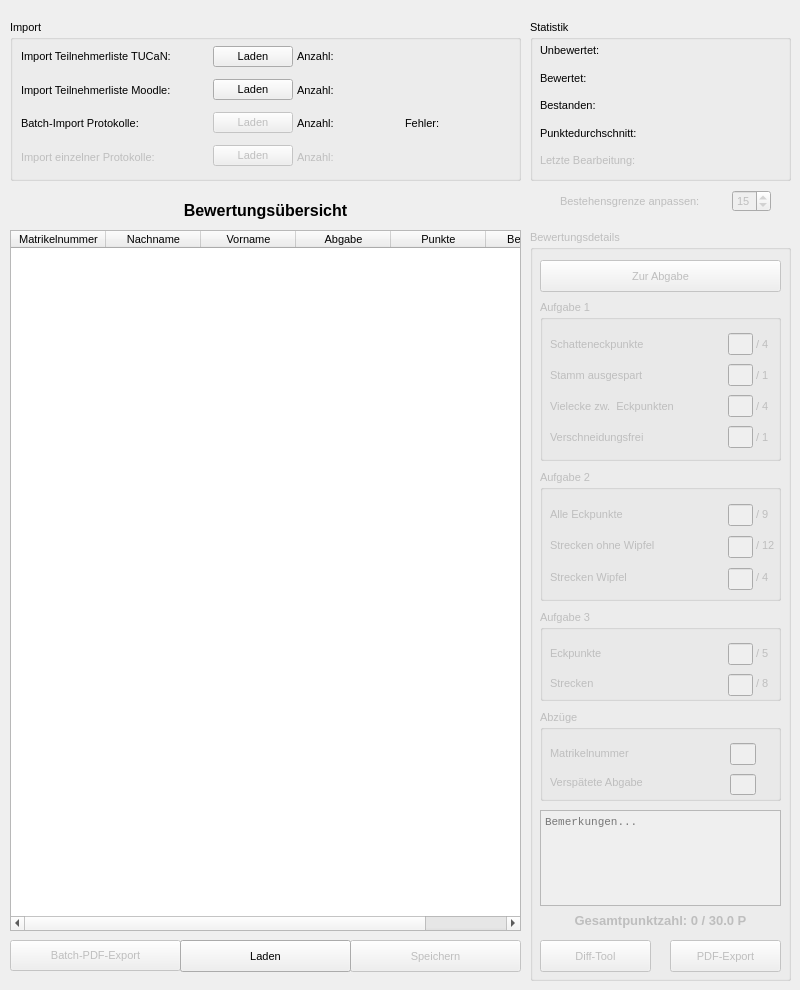
<?xml version="1.0" encoding="UTF-8"?>
<ui version="4.0">
 <class>MainWindow</class>
 <widget class="QMainWindow" name="MainWindow">
  <property name="geometry">
   <rect>
    <x>0</x>
    <y>0</y>
    <width>800</width>
    <height>990</height>
   </rect>
  </property>
  <property name="sizePolicy">
   <sizepolicy hsizetype="Preferred" vsizetype="Preferred">
    <horstretch>0</horstretch>
    <verstretch>0</verstretch>
   </sizepolicy>
  </property>
  <property name="windowTitle">
   <string>GMV-Testat</string>
  </property>
  <property name="windowIcon">
   <iconset>
    <normaloff>../Sonstige Dateien/iib_logo-2.ico</normaloff>../Sonstige Dateien/iib_logo-2.ico</iconset>
  </property>
  <widget class="QWidget" name="centralwidget">
   <widget class="QTableWidget" name="BewertungsUebersicht_table">
    <property name="geometry">
     <rect>
      <x>10</x>
      <y>230</y>
      <width>511</width>
      <height>701</height>
     </rect>
    </property>
    <property name="font">
     <font>
      <pointsize>8</pointsize>
     </font>
    </property>
    <property name="selectionBehavior">
     <enum>QAbstractItemView::SelectRows</enum>
    </property>
    <property name="sortingEnabled">
     <bool>false</bool>
    </property>
    <property name="columnCount">
     <number>6</number>
    </property>
    <attribute name="horizontalHeaderCascadingSectionResizes">
     <bool>false</bool>
    </attribute>
    <attribute name="horizontalHeaderDefaultSectionSize">
     <number>95</number>
    </attribute>
    <attribute name="horizontalHeaderMinimumSectionSize">
     <number>50</number>
    </attribute>
    <attribute name="horizontalHeaderStretchLastSection">
     <bool>false</bool>
    </attribute>
    <attribute name="verticalHeaderVisible">
     <bool>false</bool>
    </attribute>
    <column>
     <property name="text">
      <string>Matrikelnummer</string>
     </property>
    </column>
    <column>
     <property name="text">
      <string>Nachname</string>
     </property>
    </column>
    <column>
     <property name="text">
      <string>Vorname</string>
     </property>
    </column>
    <column>
     <property name="text">
      <string>Abgabe</string>
     </property>
    </column>
    <column>
     <property name="text">
      <string>Punkte</string>
     </property>
    </column>
    <column>
     <property name="text">
      <string>Bestanden</string>
     </property>
    </column>
   </widget>
   <widget class="QPushButton" name="batchPDF_btn">
    <property name="enabled">
     <bool>false</bool>
    </property>
    <property name="geometry">
     <rect>
      <x>10</x>
      <y>940</y>
      <width>171</width>
      <height>31</height>
     </rect>
    </property>
    <property name="font">
     <font>
      <pointsize>8</pointsize>
     </font>
    </property>
    <property name="text">
     <string>Batch-PDF-Export</string>
    </property>
   </widget>
   <widget class="QPushButton" name="Speichern_btn">
    <property name="enabled">
     <bool>false</bool>
    </property>
    <property name="geometry">
     <rect>
      <x>350</x>
      <y>940</y>
      <width>171</width>
      <height>32</height>
     </rect>
    </property>
    <property name="font">
     <font>
      <pointsize>8</pointsize>
     </font>
    </property>
    <property name="text">
     <string>Speichern</string>
    </property>
   </widget>
   <widget class="QPushButton" name="Laden_btn">
    <property name="geometry">
     <rect>
      <x>180</x>
      <y>940</y>
      <width>171</width>
      <height>32</height>
     </rect>
    </property>
    <property name="font">
     <font>
      <pointsize>8</pointsize>
     </font>
    </property>
    <property name="text">
     <string>Laden</string>
    </property>
   </widget>
   <widget class="QGroupBox" name="bewertungsdetails_groupBox">
    <property name="enabled">
     <bool>false</bool>
    </property>
    <property name="geometry">
     <rect>
      <x>530</x>
      <y>230</y>
      <width>261</width>
      <height>751</height>
     </rect>
    </property>
    <property name="font">
     <font>
      <pointsize>8</pointsize>
     </font>
    </property>
    <property name="title">
     <string>Bewertungsdetails</string>
    </property>
    <widget class="QPushButton" name="zurAbgabe_btn">
     <property name="geometry">
      <rect>
       <x>10</x>
       <y>30</y>
       <width>241</width>
       <height>32</height>
      </rect>
     </property>
     <property name="font">
      <font>
       <pointsize>8</pointsize>
      </font>
     </property>
     <property name="text">
      <string>Zur Abgabe</string>
     </property>
    </widget>
    <widget class="QLabel" name="gesamtpunktzahl_label">
     <property name="geometry">
      <rect>
       <x>10</x>
       <y>680</y>
       <width>241</width>
       <height>20</height>
      </rect>
     </property>
     <property name="font">
      <font>
       <pointsize>10</pointsize>
       <weight>75</weight>
       <bold>true</bold>
      </font>
     </property>
     <property name="text">
      <string>Gesamtpunktzahl: 0 / 30.0 P</string>
     </property>
     <property name="textFormat">
      <enum>Qt::PlainText</enum>
     </property>
     <property name="alignment">
      <set>Qt::AlignCenter</set>
     </property>
    </widget>
    <widget class="QPushButton" name="pdfExport_btn">
     <property name="geometry">
      <rect>
       <x>140</x>
       <y>710</y>
       <width>111</width>
       <height>32</height>
      </rect>
     </property>
     <property name="font">
      <font>
       <pointsize>8</pointsize>
      </font>
     </property>
     <property name="text">
      <string>PDF-Export</string>
     </property>
    </widget>
    <widget class="QGroupBox" name="groupBox_2">
     <property name="geometry">
      <rect>
       <x>10</x>
       <y>70</y>
       <width>241</width>
       <height>161</height>
      </rect>
     </property>
     <property name="font">
      <font>
       <pointsize>8</pointsize>
      </font>
     </property>
     <property name="title">
      <string>Aufgabe 1</string>
     </property>
     <widget class="QWidget" name="layoutWidget">
      <property name="geometry">
       <rect>
        <x>10</x>
        <y>30</y>
        <width>231</width>
        <height>121</height>
       </rect>
      </property>
      <layout class="QHBoxLayout" name="horizontalLayout_3" stretch="7,1,1">
       <property name="spacing">
        <number>3</number>
       </property>
       <item>
        <layout class="QVBoxLayout" name="verticalLayout_5">
         <item>
          <widget class="QLabel" name="label_15">
           <property name="font">
            <font>
             <pointsize>8</pointsize>
            </font>
           </property>
           <property name="text">
            <string>Schatteneckpunkte</string>
           </property>
          </widget>
         </item>
         <item>
          <widget class="QLabel" name="label_16">
           <property name="font">
            <font>
             <pointsize>8</pointsize>
            </font>
           </property>
           <property name="text">
            <string>Stamm ausgespart</string>
           </property>
          </widget>
         </item>
         <item>
          <widget class="QLabel" name="label_17">
           <property name="font">
            <font>
             <pointsize>8</pointsize>
            </font>
           </property>
           <property name="text">
            <string>Vielecke zw.  Eckpunkten</string>
           </property>
          </widget>
         </item>
         <item>
          <widget class="QLabel" name="label_11">
           <property name="font">
            <font>
             <pointsize>8</pointsize>
            </font>
           </property>
           <property name="text">
            <string>Verschneidungsfrei</string>
           </property>
          </widget>
         </item>
        </layout>
       </item>
       <item>
        <layout class="QVBoxLayout" name="verticalLayout_6">
         <property name="spacing">
          <number>9</number>
         </property>
         <property name="leftMargin">
          <number>0</number>
         </property>
         <property name="topMargin">
          <number>3</number>
         </property>
         <property name="bottomMargin">
          <number>0</number>
         </property>
         <item>
          <widget class="QLineEdit" name="krit1_lineEdit">
           <property name="font">
            <font>
             <pointsize>8</pointsize>
            </font>
           </property>
           <property name="alignment">
            <set>Qt::AlignRight|Qt::AlignTrailing|Qt::AlignVCenter</set>
           </property>
          </widget>
         </item>
         <item>
          <widget class="QLineEdit" name="krit2_lineEdit">
           <property name="font">
            <font>
             <pointsize>8</pointsize>
            </font>
           </property>
           <property name="alignment">
            <set>Qt::AlignRight|Qt::AlignTrailing|Qt::AlignVCenter</set>
           </property>
          </widget>
         </item>
         <item>
          <widget class="QLineEdit" name="krit3_lineEdit">
           <property name="font">
            <font>
             <pointsize>8</pointsize>
            </font>
           </property>
           <property name="alignment">
            <set>Qt::AlignRight|Qt::AlignTrailing|Qt::AlignVCenter</set>
           </property>
          </widget>
         </item>
         <item>
          <widget class="QLineEdit" name="krit4_lineEdit">
           <property name="font">
            <font>
             <pointsize>8</pointsize>
            </font>
           </property>
           <property name="alignment">
            <set>Qt::AlignRight|Qt::AlignTrailing|Qt::AlignVCenter</set>
           </property>
          </widget>
         </item>
        </layout>
       </item>
       <item>
        <layout class="QVBoxLayout" name="verticalLayout_7">
         <item>
          <widget class="QLabel" name="label_18">
           <property name="font">
            <font>
             <pointsize>8</pointsize>
            </font>
           </property>
           <property name="text">
            <string>/ 4 </string>
           </property>
          </widget>
         </item>
         <item>
          <widget class="QLabel" name="label_19">
           <property name="font">
            <font>
             <pointsize>8</pointsize>
            </font>
           </property>
           <property name="text">
            <string>/ 1</string>
           </property>
          </widget>
         </item>
         <item>
          <widget class="QLabel" name="label_20">
           <property name="font">
            <font>
             <pointsize>8</pointsize>
            </font>
           </property>
           <property name="text">
            <string>/ 4</string>
           </property>
          </widget>
         </item>
         <item>
          <widget class="QLabel" name="label_21">
           <property name="font">
            <font>
             <pointsize>8</pointsize>
            </font>
           </property>
           <property name="text">
            <string>/ 1</string>
           </property>
          </widget>
         </item>
        </layout>
       </item>
      </layout>
     </widget>
    </widget>
    <widget class="QGroupBox" name="groupBox_3">
     <property name="geometry">
      <rect>
       <x>10</x>
       <y>240</y>
       <width>241</width>
       <height>131</height>
      </rect>
     </property>
     <property name="font">
      <font>
       <pointsize>8</pointsize>
      </font>
     </property>
     <property name="title">
      <string>Aufgabe 2</string>
     </property>
     <widget class="QWidget" name="layoutWidget_2">
      <property name="geometry">
       <rect>
        <x>10</x>
        <y>30</y>
        <width>231</width>
        <height>91</height>
       </rect>
      </property>
      <layout class="QHBoxLayout" name="horizontalLayout_4" stretch="7,1,1">
       <property name="spacing">
        <number>3</number>
       </property>
       <item>
        <layout class="QVBoxLayout" name="verticalLayout_8">
         <item>
          <widget class="QLabel" name="label_22">
           <property name="font">
            <font>
             <pointsize>8</pointsize>
            </font>
           </property>
           <property name="text">
            <string>Alle Eckpunkte</string>
           </property>
          </widget>
         </item>
         <item>
          <widget class="QLabel" name="label_23">
           <property name="font">
            <font>
             <pointsize>8</pointsize>
            </font>
           </property>
           <property name="text">
            <string>Strecken ohne Wipfel     </string>
           </property>
          </widget>
         </item>
         <item>
          <widget class="QLabel" name="label_24">
           <property name="font">
            <font>
             <pointsize>8</pointsize>
            </font>
           </property>
           <property name="text">
            <string>Strecken Wipfel</string>
           </property>
          </widget>
         </item>
        </layout>
       </item>
       <item>
        <layout class="QVBoxLayout" name="verticalLayout_9">
         <property name="spacing">
          <number>9</number>
         </property>
         <property name="topMargin">
          <number>3</number>
         </property>
         <item>
          <widget class="QLineEdit" name="krit5_lineEdit">
           <property name="font">
            <font>
             <pointsize>8</pointsize>
            </font>
           </property>
           <property name="alignment">
            <set>Qt::AlignRight|Qt::AlignTrailing|Qt::AlignVCenter</set>
           </property>
          </widget>
         </item>
         <item>
          <widget class="QLineEdit" name="krit6_lineEdit">
           <property name="font">
            <font>
             <pointsize>8</pointsize>
            </font>
           </property>
           <property name="alignment">
            <set>Qt::AlignRight|Qt::AlignTrailing|Qt::AlignVCenter</set>
           </property>
          </widget>
         </item>
         <item>
          <widget class="QLineEdit" name="krit7_lineEdit">
           <property name="font">
            <font>
             <pointsize>8</pointsize>
            </font>
           </property>
           <property name="alignment">
            <set>Qt::AlignRight|Qt::AlignTrailing|Qt::AlignVCenter</set>
           </property>
          </widget>
         </item>
        </layout>
       </item>
       <item>
        <layout class="QVBoxLayout" name="verticalLayout_10">
         <item>
          <widget class="QLabel" name="label_25">
           <property name="font">
            <font>
             <pointsize>8</pointsize>
            </font>
           </property>
           <property name="text">
            <string>/ 9</string>
           </property>
          </widget>
         </item>
         <item>
          <widget class="QLabel" name="label_26">
           <property name="font">
            <font>
             <pointsize>8</pointsize>
            </font>
           </property>
           <property name="text">
            <string>/ 12</string>
           </property>
          </widget>
         </item>
         <item>
          <widget class="QLabel" name="label_27">
           <property name="font">
            <font>
             <pointsize>8</pointsize>
            </font>
           </property>
           <property name="text">
            <string>/ 4</string>
           </property>
          </widget>
         </item>
        </layout>
       </item>
      </layout>
     </widget>
    </widget>
    <widget class="QGroupBox" name="groupBox_4">
     <property name="geometry">
      <rect>
       <x>10</x>
       <y>380</y>
       <width>241</width>
       <height>91</height>
      </rect>
     </property>
     <property name="font">
      <font>
       <pointsize>8</pointsize>
      </font>
     </property>
     <property name="title">
      <string>Aufgabe 3</string>
     </property>
     <widget class="QWidget" name="layoutWidget_3">
      <property name="geometry">
       <rect>
        <x>10</x>
        <y>30</y>
        <width>231</width>
        <height>56</height>
       </rect>
      </property>
      <layout class="QHBoxLayout" name="horizontalLayout_5" stretch="7,1,1">
       <property name="spacing">
        <number>3</number>
       </property>
       <item>
        <layout class="QVBoxLayout" name="verticalLayout_11">
         <item>
          <widget class="QLabel" name="label_29">
           <property name="font">
            <font>
             <pointsize>8</pointsize>
            </font>
           </property>
           <property name="text">
            <string>Eckpunkte                        </string>
           </property>
          </widget>
         </item>
         <item>
          <widget class="QLabel" name="label_30">
           <property name="font">
            <font>
             <pointsize>8</pointsize>
            </font>
           </property>
           <property name="text">
            <string>Strecken</string>
           </property>
          </widget>
         </item>
        </layout>
       </item>
       <item>
        <layout class="QVBoxLayout" name="verticalLayout_12">
         <property name="spacing">
          <number>9</number>
         </property>
         <property name="topMargin">
          <number>3</number>
         </property>
         <item>
          <widget class="QLineEdit" name="krit8_lineEdit">
           <property name="font">
            <font>
             <pointsize>8</pointsize>
            </font>
           </property>
           <property name="alignment">
            <set>Qt::AlignRight|Qt::AlignTrailing|Qt::AlignVCenter</set>
           </property>
          </widget>
         </item>
         <item>
          <widget class="QLineEdit" name="krit9_lineEdit">
           <property name="font">
            <font>
             <pointsize>8</pointsize>
            </font>
           </property>
           <property name="alignment">
            <set>Qt::AlignRight|Qt::AlignTrailing|Qt::AlignVCenter</set>
           </property>
          </widget>
         </item>
        </layout>
       </item>
       <item>
        <layout class="QVBoxLayout" name="verticalLayout_13">
         <item>
          <widget class="QLabel" name="label_33">
           <property name="font">
            <font>
             <pointsize>8</pointsize>
            </font>
           </property>
           <property name="text">
            <string>/ 5 </string>
           </property>
          </widget>
         </item>
         <item>
          <widget class="QLabel" name="label_34">
           <property name="font">
            <font>
             <pointsize>8</pointsize>
            </font>
           </property>
           <property name="text">
            <string>/ 8</string>
           </property>
          </widget>
         </item>
        </layout>
       </item>
      </layout>
     </widget>
    </widget>
    <widget class="QGroupBox" name="groupBox_5">
     <property name="geometry">
      <rect>
       <x>10</x>
       <y>480</y>
       <width>241</width>
       <height>91</height>
      </rect>
     </property>
     <property name="font">
      <font>
       <pointsize>8</pointsize>
      </font>
     </property>
     <property name="title">
      <string>Abzüge</string>
     </property>
     <widget class="QWidget" name="">
      <property name="geometry">
       <rect>
        <x>10</x>
        <y>30</y>
        <width>234</width>
        <height>55</height>
       </rect>
      </property>
      <layout class="QHBoxLayout" name="horizontalLayout_2" stretch="7,1,1">
       <property name="spacing">
        <number>3</number>
       </property>
       <item>
        <layout class="QVBoxLayout" name="verticalLayout_14">
         <item>
          <widget class="QLabel" name="label_31">
           <property name="font">
            <font>
             <pointsize>8</pointsize>
            </font>
           </property>
           <property name="text">
            <string>Matrikelnummer</string>
           </property>
          </widget>
         </item>
         <item>
          <widget class="QLabel" name="label_32">
           <property name="font">
            <font>
             <pointsize>8</pointsize>
            </font>
           </property>
           <property name="text">
            <string>Verspätete Abgabe                  </string>
           </property>
          </widget>
         </item>
        </layout>
       </item>
       <item>
        <layout class="QVBoxLayout" name="verticalLayout_15">
         <property name="spacing">
          <number>9</number>
         </property>
         <property name="topMargin">
          <number>3</number>
         </property>
         <item>
          <widget class="QLineEdit" name="abzug1_lineEdit">
           <property name="font">
            <font>
             <pointsize>8</pointsize>
            </font>
           </property>
           <property name="autoFillBackground">
            <bool>false</bool>
           </property>
           <property name="alignment">
            <set>Qt::AlignRight|Qt::AlignTrailing|Qt::AlignVCenter</set>
           </property>
          </widget>
         </item>
         <item>
          <widget class="QLineEdit" name="abzug2_lineEdit">
           <property name="font">
            <font>
             <pointsize>8</pointsize>
            </font>
           </property>
           <property name="alignment">
            <set>Qt::AlignRight|Qt::AlignTrailing|Qt::AlignVCenter</set>
           </property>
          </widget>
         </item>
        </layout>
       </item>
       <item>
        <layout class="QVBoxLayout" name="verticalLayout_18">
         <item>
          <widget class="QLabel" name="label_12">
           <property name="font">
            <font>
             <pointsize>8</pointsize>
            </font>
           </property>
           <property name="text">
            <string>     </string>
           </property>
          </widget>
         </item>
         <item>
          <widget class="QLabel" name="label_39">
           <property name="font">
            <font>
             <pointsize>8</pointsize>
            </font>
           </property>
           <property name="text">
            <string>     </string>
           </property>
          </widget>
         </item>
        </layout>
       </item>
      </layout>
     </widget>
    </widget>
    <widget class="QPushButton" name="diffTool_btn">
     <property name="enabled">
      <bool>false</bool>
     </property>
     <property name="geometry">
      <rect>
       <x>10</x>
       <y>710</y>
       <width>111</width>
       <height>32</height>
      </rect>
     </property>
     <property name="font">
      <font>
       <pointsize>8</pointsize>
      </font>
     </property>
     <property name="text">
      <string>Diff-Tool</string>
     </property>
    </widget>
    <widget class="QPlainTextEdit" name="bemerkung_plainTextEdit">
     <property name="geometry">
      <rect>
       <x>10</x>
       <y>580</y>
       <width>241</width>
       <height>96</height>
      </rect>
     </property>
     <property name="font">
      <font>
       <family>Courier New</family>
       <pointsize>8</pointsize>
      </font>
     </property>
     <property name="placeholderText">
      <string>Bemerkungen...</string>
     </property>
    </widget>
   </widget>
   <widget class="QGroupBox" name="groupBox">
    <property name="geometry">
     <rect>
      <x>10</x>
      <y>20</y>
      <width>511</width>
      <height>161</height>
     </rect>
    </property>
    <property name="font">
     <font>
      <pointsize>8</pointsize>
     </font>
    </property>
    <property name="title">
     <string>Import</string>
    </property>
    <widget class="QWidget" name="">
     <property name="geometry">
      <rect>
       <x>11</x>
       <y>21</y>
       <width>491</width>
       <height>131</height>
      </rect>
     </property>
     <layout class="QHBoxLayout" name="horizontalLayout" stretch="3,0,0,1,0,1">
      <property name="spacing">
       <number>4</number>
      </property>
      <item>
       <layout class="QVBoxLayout" name="verticalLayout">
        <item>
         <widget class="QLabel" name="label">
          <property name="font">
           <font>
            <pointsize>8</pointsize>
           </font>
          </property>
          <property name="text">
           <string>Import Teilnehmerliste TUCaN:</string>
          </property>
         </widget>
        </item>
        <item>
         <widget class="QLabel" name="label_2">
          <property name="font">
           <font>
            <pointsize>8</pointsize>
           </font>
          </property>
          <property name="text">
           <string>Import Teilnehmerliste Moodle:</string>
          </property>
         </widget>
        </item>
        <item>
         <widget class="QLabel" name="label_3">
          <property name="font">
           <font>
            <pointsize>8</pointsize>
           </font>
          </property>
          <property name="text">
           <string>Batch-Import Protokolle:</string>
          </property>
         </widget>
        </item>
        <item>
         <widget class="QLabel" name="label_4">
          <property name="enabled">
           <bool>false</bool>
          </property>
          <property name="font">
           <font>
            <pointsize>8</pointsize>
           </font>
          </property>
          <property name="text">
           <string>Import einzelner Protokolle:</string>
          </property>
         </widget>
        </item>
       </layout>
      </item>
      <item>
       <layout class="QVBoxLayout" name="verticalLayout_2">
        <property name="spacing">
         <number>7</number>
        </property>
        <item>
         <widget class="QPushButton" name="TucanListeLaden_btn">
          <property name="font">
           <font>
            <pointsize>8</pointsize>
           </font>
          </property>
          <property name="text">
           <string>Laden</string>
          </property>
         </widget>
        </item>
        <item>
         <widget class="QPushButton" name="MoodleListeLaden_btn">
          <property name="font">
           <font>
            <pointsize>8</pointsize>
           </font>
          </property>
          <property name="text">
           <string>Laden</string>
          </property>
         </widget>
        </item>
        <item>
         <widget class="QPushButton" name="BatchImportKpLaden_btn">
          <property name="enabled">
           <bool>false</bool>
          </property>
          <property name="font">
           <font>
            <pointsize>8</pointsize>
           </font>
          </property>
          <property name="text">
           <string>Laden</string>
          </property>
         </widget>
        </item>
        <item>
         <widget class="QPushButton" name="EinzelKpLaden_btn">
          <property name="enabled">
           <bool>false</bool>
          </property>
          <property name="font">
           <font>
            <pointsize>8</pointsize>
           </font>
          </property>
          <property name="text">
           <string>Laden</string>
          </property>
         </widget>
        </item>
       </layout>
      </item>
      <item>
       <layout class="QVBoxLayout" name="verticalLayout_3">
        <item>
         <widget class="QLabel" name="label_6">
          <property name="font">
           <font>
            <pointsize>8</pointsize>
           </font>
          </property>
          <property name="text">
           <string>Anzahl:</string>
          </property>
         </widget>
        </item>
        <item>
         <widget class="QLabel" name="label_8">
          <property name="font">
           <font>
            <pointsize>8</pointsize>
           </font>
          </property>
          <property name="text">
           <string>Anzahl:</string>
          </property>
         </widget>
        </item>
        <item>
         <widget class="QLabel" name="label_7">
          <property name="font">
           <font>
            <pointsize>8</pointsize>
           </font>
          </property>
          <property name="text">
           <string>Anzahl:</string>
          </property>
         </widget>
        </item>
        <item>
         <widget class="QLabel" name="label_9">
          <property name="enabled">
           <bool>false</bool>
          </property>
          <property name="font">
           <font>
            <pointsize>8</pointsize>
           </font>
          </property>
          <property name="text">
           <string>Anzahl:</string>
          </property>
         </widget>
        </item>
       </layout>
      </item>
      <item>
       <layout class="QVBoxLayout" name="verticalLayout_4">
        <item>
         <widget class="QLabel" name="AnzahlTucanTeilnehmer_label">
          <property name="font">
           <font>
            <pointsize>8</pointsize>
           </font>
          </property>
          <property name="text">
           <string/>
          </property>
         </widget>
        </item>
        <item>
         <widget class="QLabel" name="AnzahlMoodleTeilnehmer_label">
          <property name="font">
           <font>
            <pointsize>8</pointsize>
           </font>
          </property>
          <property name="text">
           <string/>
          </property>
         </widget>
        </item>
        <item>
         <widget class="QLabel" name="AnzahlAbgaben_label">
          <property name="font">
           <font>
            <pointsize>8</pointsize>
           </font>
          </property>
          <property name="text">
           <string/>
          </property>
         </widget>
        </item>
        <item>
         <widget class="QLabel" name="label_13">
          <property name="font">
           <font>
            <pointsize>8</pointsize>
           </font>
          </property>
          <property name="text">
           <string/>
          </property>
         </widget>
        </item>
       </layout>
      </item>
      <item>
       <layout class="QVBoxLayout" name="verticalLayout_19">
        <item>
         <widget class="QLabel" name="label_40">
          <property name="text">
           <string>             </string>
          </property>
         </widget>
        </item>
        <item>
         <widget class="QLabel" name="label_41">
          <property name="text">
           <string>             </string>
          </property>
         </widget>
        </item>
        <item>
         <widget class="QLabel" name="label_38">
          <property name="font">
           <font>
            <pointsize>8</pointsize>
           </font>
          </property>
          <property name="text">
           <string>Fehler:</string>
          </property>
         </widget>
        </item>
        <item>
         <widget class="QLabel" name="label_42">
          <property name="text">
           <string>             </string>
          </property>
         </widget>
        </item>
       </layout>
      </item>
      <item>
       <layout class="QVBoxLayout" name="verticalLayout_20">
        <item>
         <widget class="QLabel" name="label_43">
          <property name="text">
           <string>             </string>
          </property>
         </widget>
        </item>
        <item>
         <widget class="QLabel" name="label_44">
          <property name="text">
           <string>             </string>
          </property>
         </widget>
        </item>
        <item>
         <widget class="QLabel" name="fehler_label">
          <property name="font">
           <font>
            <pointsize>8</pointsize>
           </font>
          </property>
          <property name="text">
           <string/>
          </property>
         </widget>
        </item>
        <item>
         <widget class="QLabel" name="label_45">
          <property name="text">
           <string>             </string>
          </property>
         </widget>
        </item>
       </layout>
      </item>
     </layout>
    </widget>
   </widget>
   <widget class="QLabel" name="label_10">
    <property name="geometry">
     <rect>
      <x>10</x>
      <y>190</y>
      <width>511</width>
      <height>41</height>
     </rect>
    </property>
    <property name="font">
     <font>
      <pointsize>12</pointsize>
      <weight>75</weight>
      <bold>true</bold>
     </font>
    </property>
    <property name="text">
     <string>Bewertungsübersicht</string>
    </property>
    <property name="textFormat">
     <enum>Qt::PlainText</enum>
    </property>
    <property name="scaledContents">
     <bool>true</bool>
    </property>
    <property name="alignment">
     <set>Qt::AlignCenter</set>
    </property>
    <property name="wordWrap">
     <bool>false</bool>
    </property>
   </widget>
   <widget class="QGroupBox" name="groupBox_6">
    <property name="geometry">
     <rect>
      <x>530</x>
      <y>20</y>
      <width>261</width>
      <height>161</height>
     </rect>
    </property>
    <property name="font">
     <font>
      <pointsize>8</pointsize>
     </font>
    </property>
    <property name="title">
     <string>Statistik</string>
    </property>
    <widget class="QWidget" name="layoutWidget">
     <property name="geometry">
      <rect>
       <x>10</x>
       <y>20</y>
       <width>241</width>
       <height>131</height>
      </rect>
     </property>
     <layout class="QHBoxLayout" name="horizontalLayout_7">
      <item>
       <layout class="QVBoxLayout" name="verticalLayout_16">
        <item>
         <widget class="QLabel" name="label_37">
          <property name="font">
           <font>
            <pointsize>8</pointsize>
           </font>
          </property>
          <property name="text">
           <string>Unbewertet:</string>
          </property>
         </widget>
        </item>
        <item>
         <widget class="QLabel" name="label_28">
          <property name="font">
           <font>
            <pointsize>8</pointsize>
           </font>
          </property>
          <property name="text">
           <string>Bewertet:</string>
          </property>
         </widget>
        </item>
        <item>
         <widget class="QLabel" name="label_35">
          <property name="font">
           <font>
            <pointsize>8</pointsize>
           </font>
          </property>
          <property name="text">
           <string>Bestanden:</string>
          </property>
         </widget>
        </item>
        <item>
         <widget class="QLabel" name="label_14">
          <property name="font">
           <font>
            <pointsize>8</pointsize>
           </font>
          </property>
          <property name="text">
           <string>Punktedurchschnitt:</string>
          </property>
         </widget>
        </item>
        <item>
         <widget class="QLabel" name="label_36">
          <property name="enabled">
           <bool>false</bool>
          </property>
          <property name="font">
           <font>
            <pointsize>8</pointsize>
           </font>
          </property>
          <property name="text">
           <string>Letzte Bearbeitung:</string>
          </property>
         </widget>
        </item>
       </layout>
      </item>
      <item>
       <layout class="QVBoxLayout" name="verticalLayout_17">
        <item>
         <widget class="QLabel" name="unbewertet_label">
          <property name="font">
           <font>
            <pointsize>8</pointsize>
           </font>
          </property>
          <property name="text">
           <string/>
          </property>
         </widget>
        </item>
        <item>
         <widget class="QLabel" name="bewertet_label">
          <property name="font">
           <font>
            <pointsize>8</pointsize>
           </font>
          </property>
          <property name="text">
           <string/>
          </property>
         </widget>
        </item>
        <item>
         <widget class="QLabel" name="bestanden_label">
          <property name="font">
           <font>
            <pointsize>8</pointsize>
           </font>
          </property>
          <property name="text">
           <string/>
          </property>
         </widget>
        </item>
        <item>
         <widget class="QLabel" name="durchschnitt_label">
          <property name="font">
           <font>
            <pointsize>8</pointsize>
           </font>
          </property>
          <property name="text">
           <string/>
          </property>
         </widget>
        </item>
        <item>
         <widget class="QLabel" name="zuletztBearbeitet_label">
          <property name="font">
           <font>
            <pointsize>8</pointsize>
           </font>
          </property>
          <property name="text">
           <string/>
          </property>
         </widget>
        </item>
       </layout>
      </item>
     </layout>
    </widget>
   </widget>
   <widget class="QWidget" name="">
    <property name="geometry">
     <rect>
      <x>560</x>
      <y>190</y>
      <width>211</width>
      <height>22</height>
     </rect>
    </property>
    <layout class="QHBoxLayout" name="horizontalLayout_6" stretch="2,0">
     <item>
      <widget class="QLabel" name="grenze_label">
       <property name="enabled">
        <bool>false</bool>
       </property>
       <property name="font">
        <font>
         <pointsize>8</pointsize>
        </font>
       </property>
       <property name="text">
        <string>Bestehensgrenze anpassen:</string>
       </property>
      </widget>
     </item>
     <item>
      <widget class="QSpinBox" name="grenze_spinBox">
       <property name="enabled">
        <bool>false</bool>
       </property>
       <property name="font">
        <font>
         <pointsize>8</pointsize>
        </font>
       </property>
       <property name="minimum">
        <number>1</number>
       </property>
       <property name="maximum">
        <number>30</number>
       </property>
       <property name="value">
        <number>15</number>
       </property>
      </widget>
     </item>
    </layout>
   </widget>
  </widget>
  <action name="actionHallo">
   <property name="text">
    <string>Hallo</string>
   </property>
  </action>
 </widget>
 <resources>
  <include location="iib_Logo.qrc"/>
 </resources>
 <connections/>
</ui>
